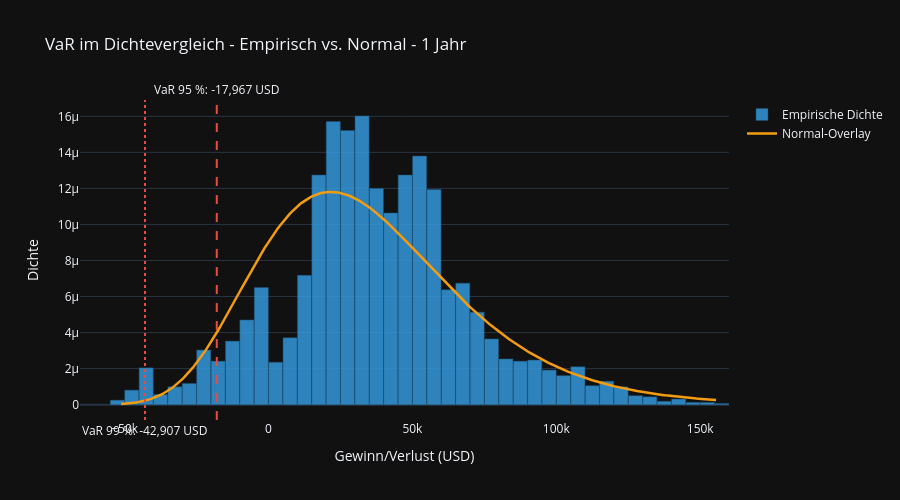

This figure's notebook cell:
### Markdown cell above
## VaR-Dichteplot mit Normal-Overlay - 1 Jahr

Wir legen über das gleiche empirische 1-Jahres-P&L die Normaldichte mit denselben Momenten (mu*252, sigma*sqrt(252)). So sieht man direkt, was die Risk-Folien (Schwarz S. 15/25) andeuten: die Normalverteilung ist im linken Tail systematisch zu duenn, die historischen 95-/99-VaR-Linien liegen weiter draußen als die Normalannahme suggeriert.

### Code cell
# Plot A: empirische 1J-Dichte vs. Normal-Overlay, mit historischen VaR-Linien
days_1y = horizons['1 Jahr']

# Empirische rollierende 1J-P&L (gleiche Datenbasis wie Plot 1)
rolling_log_1y_A = portfolio_returns_log.rolling(window=days_1y).sum().dropna()
rolling_pnl_1y_A = (np.exp(rolling_log_1y_A) - 1) * start_capital

# Normal-Overlay: Mu und Sigma der Tagesrenditen auf 1 Jahr skaliert,
# dann von Log-Raum in P&L-Raum gemappt über die Lognormal-Endwertformel.
clean_log = portfolio_returns_log.dropna()
mu_d_A = clean_log.mean()
sigma_d_A = clean_log.std()
mu_1y_A = mu_d_A * days_1y
sigma_1y_A = sigma_d_A * np.sqrt(days_1y)

# x-Grid über den empirischen Bereich
x_min = float(rolling_pnl_1y_A.min())
x_max = float(rolling_pnl_1y_A.max())
x_grid = np.linspace(x_min, x_max, 400)

# Normaldichte direkt auf der Log-Rendite, danach Variablentransformation
# x = (exp(r) - 1) * K -> r = log(1 + x/K), dr/dx = 1 / (K + x)
log_grid = np.log(1 + x_grid / start_capital)
normal_density_pnl = stats.norm.pdf(log_grid, loc=mu_1y_A, scale=sigma_1y_A) / (start_capital + x_grid)

# Historische VaR-Linien (95 % und 99 %), direkt aus der rollierenden 1J-P&L,
# weil calculate_historical_risk erst weiter unten definiert wird.
var_hist_95 = float(np.percentile(rolling_pnl_1y_A, 5))
var_hist_99 = float(np.percentile(rolling_pnl_1y_A, 1))

fig_pA = go.Figure()
fig_pA.add_trace(go.Histogram(
    x=rolling_pnl_1y_A,
    nbinsx=80,
    histnorm='probability density',
    marker=dict(color='rgb(52, 152, 219)', line=dict(color='rgb(30, 90, 130)', width=0.5)),
    name='Empirische Dichte',
    opacity=0.85,
))
fig_pA.add_trace(go.Scatter(
    x=x_grid, y=normal_density_pnl,
    mode='lines',
    line=dict(color='rgb(243, 156, 18)', width=2.5),
    name='Normal-Overlay',
))
fig_pA.add_vline(x=var_hist_95, line=dict(color='rgb(231, 76, 60)', width=2, dash='dash'),
                 annotation_text=f"VaR 95 %: {var_hist_95:,.0f} USD", annotation_position='top')
fig_pA.add_vline(x=var_hist_99, line=dict(color='rgb(231, 76, 60)', width=2, dash='dot'),
                 annotation_text=f"VaR 99 %: {var_hist_99:,.0f} USD", annotation_position='bottom')

fig_pA.update_layout(
    template='plotly_dark',
    title='VaR im Dichtevergleich - Empirisch vs. Normal - 1 Jahr',
    xaxis_title='Gewinn/Verlust (USD)',
    yaxis_title='Dichte',
    height=500,
    bargap=0.02,
)
fig_pA.show()

### Figure 1 — Plotly figure (JSON) as saved in the notebook; plotly's stock layout.template omitted (floating-point values rounded to 4 significant figures; data arrays with more than 128 entries replaced by an {"elided": "..."} marker saying what was removed)
{"data": [{"histnorm": "probability density", "marker": {"color": "rgb(52, 152, 219)", "line": {"color": "rgb(30, 90, 130)", "width": 0.5}}, "name": "Empirische Dichte", "nbinsx": 80, "opacity": 0.85, "type": "histogram", "x": {"elided": "3234 float values"}}, {"line": {"color": "rgb(243, 156, 18)", "width": 2.5}, "mode": "lines", "name": "Normal-Overlay", "type": "scatter", "x": {"elided": "400 float values"}, "y": {"elided": "400 float values"}}], "layout": {"annotations": [{"showarrow": false, "text": "VaR 95 %: -17,967 USD", "x": -17970.0, "xanchor": "center", "xref": "x", "y": 1, "yanchor": "bottom", "yref": "y domain"}, {"showarrow": false, "text": "VaR 99 %: -42,907 USD", "x": -42910.0, "xanchor": "center", "xref": "x", "y": 0, "yanchor": "top", "yref": "y domain"}], "bargap": 0.02, "height": 500, "shapes": [{"line": {"color": "rgb(231, 76, 60)", "dash": "dash", "width": 2}, "type": "line", "x0": -17970.0, "x1": -17970.0, "xref": "x", "y0": 0, "y1": 1, "yref": "y domain"}, {"line": {"color": "rgb(231, 76, 60)", "dash": "dot", "width": 2}, "type": "line", "x0": -42910.0, "x1": -42910.0, "xref": "x", "y0": 0, "y1": 1, "yref": "y domain"}], "title": {"text": "VaR im Dichtevergleich - Empirisch vs. Normal - 1 Jahr"}, "xaxis": {"title": {"text": "Gewinn/Verlust (USD)"}}, "yaxis": {"title": {"text": "Dichte"}}}}
